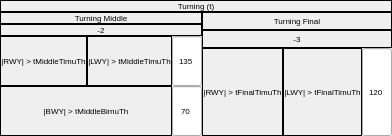
             <widget class="QFrame" name="turning_Frame">
              <property name="frameShape">
               <enum>QFrame::Shape::NoFrame</enum>
              </property>
              <property name="frameShadow">
               <enum>QFrame::Shadow::Raised</enum>
              </property>
              <layout class="QVBoxLayout" name="verticalLayout_21">
               <property name="spacing">
                <number>0</number>
               </property>
               <property name="leftMargin">
                <number>0</number>
               </property>
               <property name="topMargin">
                <number>0</number>
               </property>
               <property name="rightMargin">
                <number>0</number>
               </property>
               <property name="bottomMargin">
                <number>0</number>
               </property>
               <item>
                <widget class="QLabel" name="turning_Label">
                 <property name="maximumSize">
                  <size>
                   <width>16777215</width>
                   <height>18</height>
                  </size>
                 </property>
                 <property name="font">
                  <font>
                   <pointsize>6</pointsize>
                  </font>
                 </property>
                 <property name="frameShape">
                  <enum>QFrame::Shape::Box</enum>
                 </property>
                 <property name="text">
                  <string>Turning (t)</string>
                 </property>
                 <property name="alignment">
                  <set>Qt::AlignmentFlag::AlignCenter</set>
                 </property>
                </widget>
               </item>
               <item>
                <layout class="QHBoxLayout" name="turning_horizontalLayout">
                 <property name="spacing">
                  <number>0</number>
                 </property>
                 <item>
                  <layout class="QVBoxLayout" name="turningMiddle_verticalLayout">
                   <property name="spacing">
                    <number>0</number>
                   </property>
                   <item>
                    <widget class="QLabel" name="flag124_label">
                     <property name="maximumSize">
                      <size>
                       <width>16777215</width>
                       <height>18</height>
                      </size>
                     </property>
                     <property name="font">
                      <font>
                       <pointsize>6</pointsize>
                      </font>
                     </property>
                     <property name="frameShape">
                      <enum>QFrame::Shape::Box</enum>
                     </property>
                     <property name="text">
                      <string>Turning Middle</string>
                     </property>
                     <property name="alignment">
                      <set>Qt::AlignmentFlag::AlignCenter</set>
                     </property>
                    </widget>
                   </item>
                   <item>
                    <widget class="QLabel" name="stateNumber_minus2_Label">
                     <property name="maximumSize">
                      <size>
                       <width>16777215</width>
                       <height>18</height>
                      </size>
                     </property>
                     <property name="font">
                      <font>
                       <pointsize>6</pointsize>
                      </font>
                     </property>
                     <property name="frameShape">
                      <enum>QFrame::Shape::Box</enum>
                     </property>
                     <property name="text">
                      <string>-2</string>
                     </property>
                     <property name="alignment">
                      <set>Qt::AlignmentFlag::AlignCenter</set>
                     </property>
                    </widget>
                   </item>
                   <item>
                    <layout class="QHBoxLayout" name="turningMiddle_Flag1_horizontalLayout">
                     <property name="spacing">
                      <number>0</number>
                     </property>
                     <item>
                      <widget class="QLabel" name="flag26_label">
                       <property name="font">
                        <font>
                         <pointsize>6</pointsize>
                        </font>
                       </property>
                       <property name="frameShape">
                        <enum>QFrame::Shape::Box</enum>
                       </property>
                       <property name="text">
                        <string>|RWY| &gt; tMiddleTimuTh</string>
                       </property>
                       <property name="alignment">
                        <set>Qt::AlignmentFlag::AlignCenter</set>
                       </property>
                       <property name="wordWrap">
                        <bool>true</bool>
                       </property>
                      </widget>
                     </item>
                     <item>
                      <widget class="QLabel" name="flag27_label">
                       <property name="font">
                        <font>
                         <pointsize>6</pointsize>
                        </font>
                       </property>
                       <property name="frameShape">
                        <enum>QFrame::Shape::Box</enum>
                       </property>
                       <property name="text">
                        <string>|LWY| &gt; tMiddleTimuTh</string>
                       </property>
                       <property name="alignment">
                        <set>Qt::AlignmentFlag::AlignCenter</set>
                       </property>
                       <property name="wordWrap">
                        <bool>true</bool>
                       </property>
                      </widget>
                     </item>
                     <item>
                      <widget class="QLineEdit" name="flag26_and_flag27_lineEdit">
                       <property name="minimumSize">
                        <size>
                         <width>30</width>
                         <height>50</height>
                        </size>
                       </property>
                       <property name="maximumSize">
                        <size>
                         <width>30</width>
                         <height>5000</height>
                        </size>
                       </property>
                       <property name="font">
                        <font>
                         <pointsize>6</pointsize>
                        </font>
                       </property>
                       <property name="text">
                        <string>135</string>
                       </property>
                       <property name="frame">
                        <bool>true</bool>
                       </property>
                       <property name="alignment">
                        <set>Qt::AlignmentFlag::AlignCenter</set>
                       </property>
                       <property name="placeholderText">
                        <string>135</string>
                       </property>
                      </widget>
                     </item>
                    </layout>
                   </item>
                   <item>
                    <layout class="QHBoxLayout" name="turningMiddle_Flag2_horizontalLayout">
                     <property name="spacing">
                      <number>0</number>
                     </property>
                     <item>
                      <widget class="QLabel" name="flag28_label">
                       <property name="font">
                        <font>
                         <pointsize>6</pointsize>
                        </font>
                       </property>
                       <property name="frameShape">
                        <enum>QFrame::Shape::Box</enum>
                       </property>
                       <property name="text">
                        <string>|BWY| &gt; tMiddleBimuTh</string>
                       </property>
                       <property name="alignment">
                        <set>Qt::AlignmentFlag::AlignCenter</set>
                       </property>
                       <property name="wordWrap">
                        <bool>true</bool>
                       </property>
                      </widget>
                     </item>
                     <item>
                      <widget class="QLineEdit" name="flag28_lineEdit">
                       <property name="minimumSize">
                        <size>
                         <width>30</width>
                         <height>50</height>
                        </size>
                       </property>
                       <property name="maximumSize">
                        <size>
                         <width>30</width>
                         <height>5000</height>
                        </size>
                       </property>
                       <property name="font">
                        <font>
                         <pointsize>6</pointsize>
                        </font>
                       </property>
                       <property name="text">
                        <string>70</string>
                       </property>
                       <property name="frame">
                        <bool>true</bool>
                       </property>
                       <property name="alignment">
                        <set>Qt::AlignmentFlag::AlignCenter</set>
                       </property>
                       <property name="placeholderText">
                        <string>70</string>
                       </property>
                      </widget>
                     </item>
                    </layout>
                   </item>
                  </layout>
                 </item>
                 <item>
                  <layout class="QVBoxLayout" name="turningFinal_verticalLayout">
                   <property name="spacing">
                    <number>0</number>
                   </property>
                   <item>
                    <widget class="QLabel" name="flag123_label">
                     <property name="maximumSize">
                      <size>
                       <width>16777215</width>
                       <height>18</height>
                      </size>
                     </property>
                     <property name="font">
                      <font>
                       <pointsize>6</pointsize>
                      </font>
                     </property>
                     <property name="frameShape">
                      <enum>QFrame::Shape::Box</enum>
                     </property>
                     <property name="text">
                      <string>Turning Final</string>
                     </property>
                     <property name="alignment">
                      <set>Qt::AlignmentFlag::AlignCenter</set>
                     </property>
                    </widget>
                   </item>
                   <item>
                    <widget class="QLabel" name="stateNumber_minus3_Label">
                     <property name="maximumSize">
                      <size>
                       <width>16777215</width>
                       <height>18</height>
                      </size>
                     </property>
                     <property name="font">
                      <font>
                       <pointsize>6</pointsize>
                      </font>
                     </property>
                     <property name="frameShape">
                      <enum>QFrame::Shape::Box</enum>
                     </property>
                     <property name="text">
                      <string>-3</string>
                     </property>
                     <property name="alignment">
                      <set>Qt::AlignmentFlag::AlignCenter</set>
                     </property>
                    </widget>
                   </item>
                   <item>
                    <layout class="QHBoxLayout" name="turningFinal_Flag1_horizontalLayout">
                     <property name="spacing">
                      <number>0</number>
                     </property>
                     <item>
                      <widget class="QLabel" name="flag29_label">
                       <property name="font">
                        <font>
                         <pointsize>6</pointsize>
                        </font>
                       </property>
                       <property name="frameShape">
                        <enum>QFrame::Shape::Box</enum>
                       </property>
                       <property name="text">
                        <string>|RWY| &gt; tFinalTimuTh</string>
                       </property>
                       <property name="alignment">
                        <set>Qt::AlignmentFlag::AlignCenter</set>
                       </property>
                       <property name="wordWrap">
                        <bool>true</bool>
                       </property>
                      </widget>
                     </item>
                     <item>
                      <widget class="QLabel" name="flag30_label">
                       <property name="font">
                        <font>
                         <pointsize>6</pointsize>
                        </font>
                       </property>
                       <property name="frameShape">
                        <enum>QFrame::Shape::Box</enum>
                       </property>
                       <property name="text">
                        <string>|LWY| &gt; tFinalTimuTh</string>
                       </property>
                       <property name="alignment">
                        <set>Qt::AlignmentFlag::AlignCenter</set>
                       </property>
                       <property name="wordWrap">
                        <bool>true</bool>
                       </property>
                      </widget>
                     </item>
                     <item>
                      <widget class="QLineEdit" name="flag29_and_flag30_lineEdit">
                       <property name="minimumSize">
                        <size>
                         <width>30</width>
                         <height>50</height>
                        </size>
                       </property>
                       <property name="maximumSize">
                        <size>
                         <width>30</width>
                         <height>5000</height>
                        </size>
                       </property>
                       <property name="font">
                        <font>
                         <pointsize>6</pointsize>
                        </font>
                       </property>
                       <property name="text">
                        <string>120</string>
                       </property>
                       <property name="frame">
                        <bool>true</bool>
                       </property>
                       <property name="alignment">
                        <set>Qt::AlignmentFlag::AlignCenter</set>
                       </property>
                       <property name="placeholderText">
                        <string>120</string>
                       </property>
                      </widget>
                     </item>
                    </layout>
                   </item>
                  </layout>
                 </item>
                </layout>
               </item>
              </layout>
             </widget>
